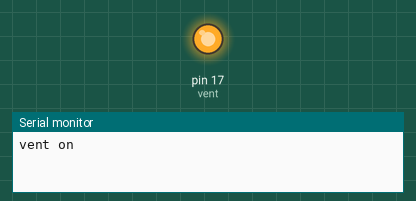
Simulated run of this sketch. Board: Arduino Uno, built with avr-gcc and run on an emulated ATmega328P. Parts: output pins drawn as LEDs (lit = HIGH), the last lines printed to the serial monitor.

Above: at 2.5 s.
At 7.5 s:
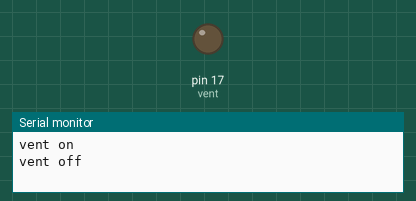
Timing chart, 0 to 13.0 s (numbered marks = the images above):
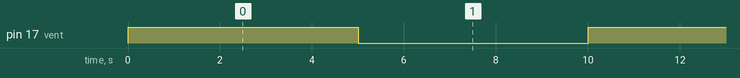

Measured:
- by itself, pin 17 (vent): alternates HIGH for 5.0 s and LOW for 5.0 s

The sketch:

valve_test.ino
```cpp
/* Antaa pinniin 13 jännitteen jaksollisesti */

int vent = 17; // valve pin

// setup routine:
void setup() {
  // define vent as output.
    Serial.begin(9600);
  pinMode(vent, OUTPUT);

}

// main program
void loop() {
  digitalWrite(vent, HIGH);     // valve on
   Serial.println("vent on");
  delay(5000);                 // wait 5s
  digitalWrite(vent, LOW);    // valve off
  Serial.println("vent off");
  delay(5000);               // wait 5s
}
```
